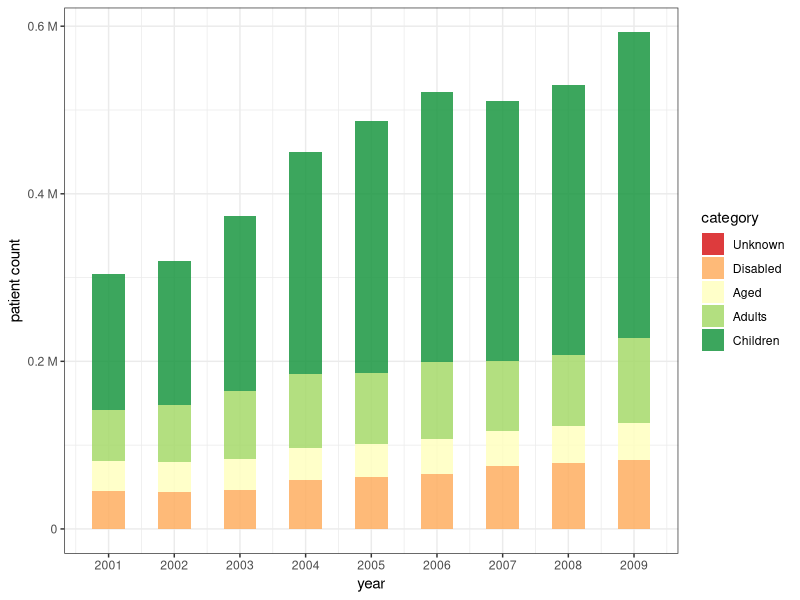
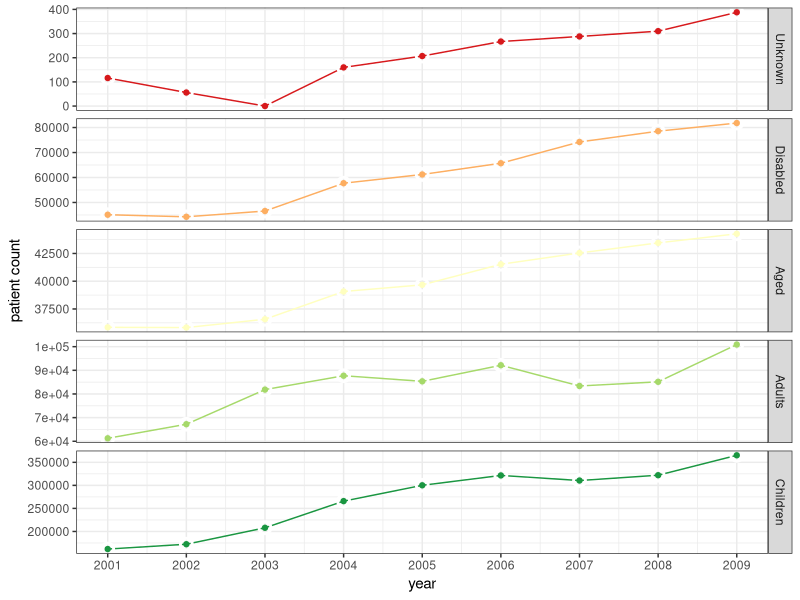
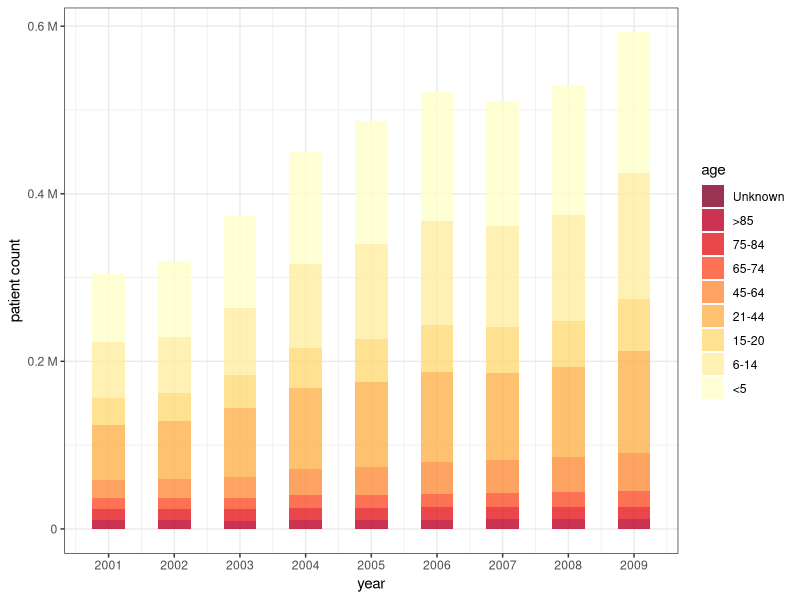
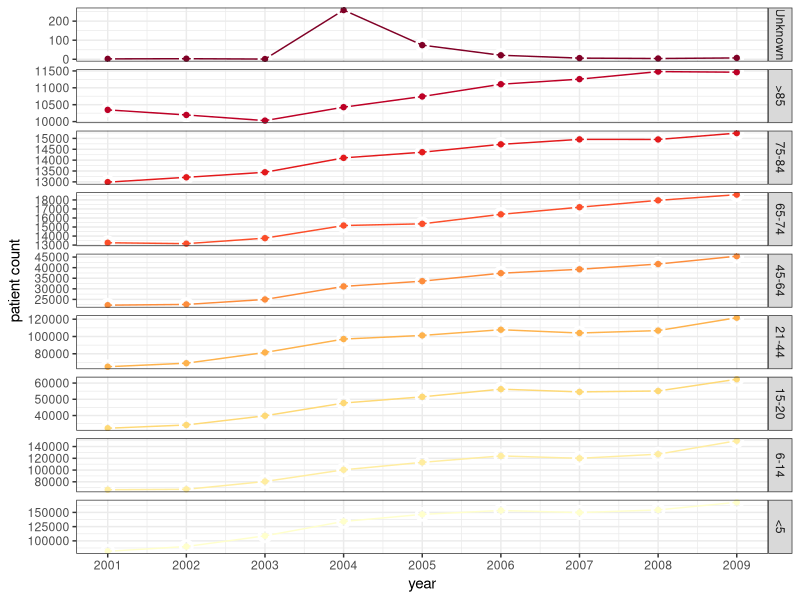

Source code (R) for these figures, in order:
# CO medicaid beneficiary visualizations
#
# Created by: Raibatak Das
# Date: May 2016
# Last modified: Jun 2016

library(dplyr)
library(magrittr)
library(RColorBrewer)
library(ggplot2)
#setwd("~/consulting/active-projects/dqa-visualization/dqa-viz/code/")

# Import medicaid demographic data
medicaid.data = read.csv("../data/co-medicaid-demographics.csv")

# Rename and reorder age-groups to a more natural order
levels(medicaid.data$age)
medicaid.data %<>%
  mutate(age = as.character(age)) %>%
  mutate(age = ifelse(age=="5 and younger", "<5", age)) %>%
  mutate(age = ifelse(age=="85 and older", ">85", age)) %>%
  mutate(age = factor(age, levels = c("<5", "6-14", "15-20", "21-44", "45-64",
                                     "65-74", "75-84", ">85", "Unknown")))

# Extract counts in each age grop by year
age.counts = medicaid.data %>%
  group_by(year, age) %>%
  summarise(n = sum(count))

# Reorder categories
levels(medicaid.data$category)
medicaid.data %<>%
  mutate(category = as.character(category)) %>%
  mutate(category = ifelse(category == "Other/ Unknown", "Unknown", category)) %>%
  mutate(category = factor(category, levels = c("Children", "Adults", "Aged",
                                                "Disabled", "Unknown")))

# Extract counts in each category by year
category.counts = medicaid.data %>%
  group_by(year, category) %>%
  summarise(n = sum(count))

# Plot category counts - stacked bar chart
png("../plots/category-by-year-1.png", width=720, height=480)
ggplot(category.counts, aes(x=year, y=n, fill=category)) +
  geom_bar(stat = "identity", width=0.5, alpha=0.85) +
  scale_fill_brewer(type="div", palette="RdYlGn", direction=-1,
                    guide = guide_legend(reverse=T)) +
  scale_x_continuous(breaks=c(2001:2009)) +
  ylab("patient count") +
  scale_y_continuous(breaks=c(0, 2e5, 4e5, 6e5),
                     labels=c("0", "0.2 M", "0.4 M", "0.6 M")) +
  theme_bw()
dev.off()

# Use faceting to show individual categories
png("../plots/category-by-year-2.png", width=720, height=720)
category.counts %>%
  mutate(category = factor(category, levels=rev(levels(category)))) %>%
  ggplot(aes(x=year, y=n, color=category)) +
  geom_line() +
  geom_point(shape=1, size=3, stroke=1.5, colour="white") +
  geom_point() +
  scale_color_brewer(type="div", palette="RdYlGn", guide = F) +
  facet_grid(category ~ ., scales="free_y") +
  scale_x_continuous(breaks=c(2001:2009)) +
  ylab("patient count") +
  theme_bw()
dev.off()

# Plot counts in beneficiary age groups by year
png("../plots/age-by-year-1.png", width=720, height=480)
ggplot(age.counts, aes(x=year, y=n, fill=age)) +
  geom_bar(stat = "identity", width=0.5, alpha=0.8) +
  scale_fill_brewer(type = "seq", palette="YlOrRd", guide = guide_legend(reverse=T)) +
  scale_x_continuous(breaks=c(2001:2009)) +
  ylab("patient count") +
  scale_y_continuous(breaks=c(0, 2e5, 4e5, 6e5),
                     labels=c("0", "0.2 M", "0.4 M", "0.6 M")) +
  theme_bw()
dev.off()

# Use faceting to show individual age groups
png("../plots/age-by-year-2.png", width=720, height=720)
age.counts %>%
  mutate(age = factor(age, levels=rev(levels(age)))) %>%
  ggplot(aes(x=year, y=n, color=age)) +
  geom_line() +
  geom_point(shape=1, size=3, stroke=1.5, colour="white") +
  geom_point() +
  scale_color_brewer(type = "seq", palette="YlOrRd", direction = -1, guide = F) +
  facet_grid(age ~ ., scales="free_y") +
  scale_x_continuous(breaks=c(2001:2009)) +
  ylab("patient count") +
  theme_bw()
dev.off()
